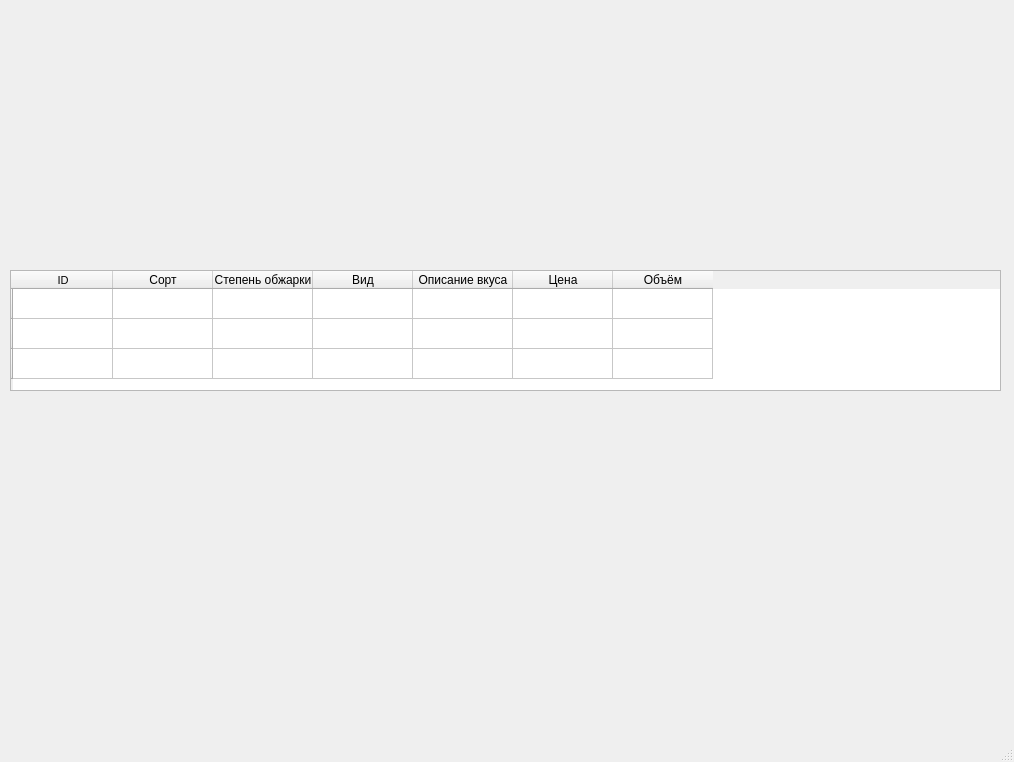
<?xml version="1.0" encoding="UTF-8"?>
<ui version="4.0">
 <class>MainWindow</class>
 <widget class="QMainWindow" name="MainWindow">
  <property name="geometry">
   <rect>
    <x>0</x>
    <y>0</y>
    <width>1014</width>
    <height>762</height>
   </rect>
  </property>
  <property name="windowTitle">
   <string>MainWindow</string>
  </property>
  <widget class="QWidget" name="centralwidget">
   <widget class="QTableWidget" name="tableWidget">
    <property name="geometry">
     <rect>
      <x>10</x>
      <y>270</y>
      <width>991</width>
      <height>121</height>
     </rect>
    </property>
    <property name="rowCount">
     <number>3</number>
    </property>
    <property name="columnCount">
     <number>7</number>
    </property>
    <row>
     <property name="text">
      <string/>
     </property>
     <property name="font">
      <font>
       <pointsize>8</pointsize>
      </font>
     </property>
    </row>
    <row>
     <property name="text">
      <string/>
     </property>
    </row>
    <row>
     <property name="text">
      <string/>
     </property>
    </row>
    <column>
     <property name="text">
      <string>ID</string>
     </property>
     <property name="font">
      <font>
       <pointsize>8</pointsize>
      </font>
     </property>
    </column>
    <column>
     <property name="text">
      <string>Сорт</string>
     </property>
    </column>
    <column>
     <property name="text">
      <string>Степень обжарки</string>
     </property>
    </column>
    <column>
     <property name="text">
      <string>Вид</string>
     </property>
    </column>
    <column>
     <property name="text">
      <string>Описание вкуса</string>
     </property>
    </column>
    <column>
     <property name="text">
      <string>Цена</string>
     </property>
    </column>
    <column>
     <property name="text">
      <string>Объём</string>
     </property>
    </column>
   </widget>
  </widget>
  <widget class="QMenuBar" name="menubar">
   <property name="geometry">
    <rect>
     <x>0</x>
     <y>0</y>
     <width>1014</width>
     <height>21</height>
    </rect>
   </property>
  </widget>
  <widget class="QStatusBar" name="statusbar"/>
 </widget>
 <resources/>
 <connections/>
</ui>
